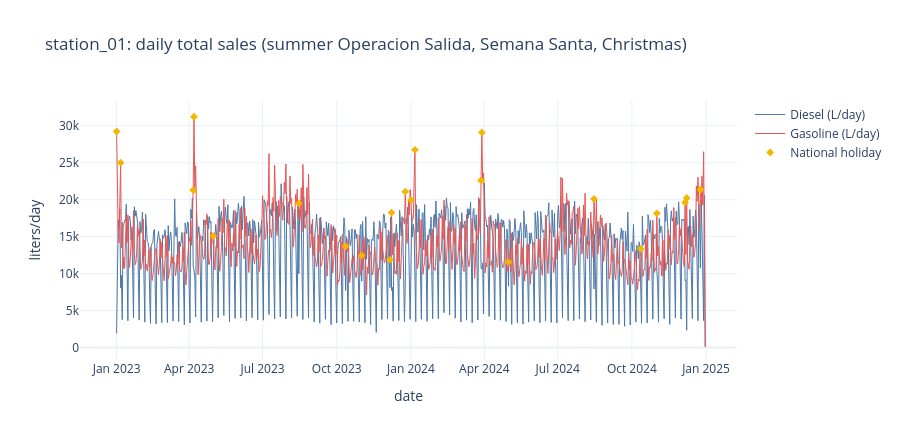

Notebook code cell kept with this figure:
### Markdown cell above
**Yearly seasonality.** Aggregating to daily totals exposes the Spanish
calendar: the summer "Operacion Salida" travel surge, the Semana Santa window,
and Christmas. National holidays are overlaid as markers.

### Code cell
# Daily totals across the full range reveal the yearly seasonality: the summer
# "Operacion Salida" surge (July/August), Semana Santa, and the Christmas window.
daily = station.resample("D").agg(
    diesel=("liters_diesel_sold", "sum"),
    gasoline=("liters_gasoline_sold", "sum"),
    is_holiday=("is_national_holiday", "max"),
)
holidays = daily.index[daily["is_holiday"] == 1]

fig3 = go.Figure()
fig3.add_trace(go.Scatter(
    x=daily.index, y=daily["diesel"], name="Diesel (L/day)",
    line=dict(color="#4c78a8", width=1),
))
fig3.add_trace(go.Scatter(
    x=daily.index, y=daily["gasoline"], name="Gasoline (L/day)",
    line=dict(color="#e45756", width=1),
))
fig3.add_trace(go.Scatter(
    x=holidays, y=daily.loc[holidays, "gasoline"], mode="markers",
    name="National holiday",
    marker=dict(color="#f2b701", size=6, symbol="diamond"),
))
fig3.update_layout(
    title=f"{sid}: daily total sales (summer Operacion Salida, Semana Santa, Christmas)",
    xaxis_title="date", yaxis_title="liters/day",
    template="plotly_white", hovermode="x unified", height=440,
)
fig3.show()

### Figure 1 — Plotly figure (JSON) as saved in the notebook; plotly's stock layout.template omitted (floating-point values rounded to 4 significant figures; data arrays with more than 128 entries replaced by an {"elided": "..."} marker saying what was removed)
{"data": [{"line": {"color": "#4c78a8", "width": 1}, "name": "Diesel (L/day)", "type": "scatter", "x": {"elided": "731 str values"}, "y": {"elided": "731 float values"}}, {"line": {"color": "#e45756", "width": 1}, "name": "Gasoline (L/day)", "type": "scatter", "x": {"elided": "731 str values"}, "y": {"elided": "731 float values"}}, {"marker": {"color": "#f2b701", "size": 6, "symbol": "diamond"}, "mode": "markers", "name": "National holiday", "type": "scatter", "x": ["2023-01-01T00:00:00.000000000", "2023-01-06T00:00:00.000000000", "2023-04-06T00:00:00.000000000", "2023-04-07T00:00:00.000000000", "2023-05-01T00:00:00.000000000", "2023-08-15T00:00:00.000000000", "2023-10-12T00:00:00.000000000", "2023-11-01T00:00:00.000000000", "2023-12-06T00:00:00.000000000", "2023-12-08T00:00:00.000000000", "2023-12-25T00:00:00.000000000", "2024-01-01T00:00:00.000000000", "2024-01-06T00:00:00.000000000", "2024-03-28T00:00:00.000000000", "2024-03-29T00:00:00.000000000", "2024-05-01T00:00:00.000000000", "2024-08-15T00:00:00.000000000", "2024-10-12T00:00:00.000000000", "2024-11-01T00:00:00.000000000", "2024-12-06T00:00:00.000000000", "2024-12-08T00:00:00.000000000", "2024-12-25T00:00:00.000000000"], "y": [29220.0, 25010.0, 21300.0, 31220.0, 15070.0, 19510.0, 13690.0, 12440.0, 11890.0, 18250.0, 21080.0, 19940.0, 26740.0, 22600.0, 29100.0, 11550.0, 20100.0, 13350.0, 18150.0, 19630.0, 20230.0, 21340.0]}], "layout": {"height": 440, "hovermode": "x unified", "title": {"text": "station_01: daily total sales (summer Operacion Salida, Semana Santa, Christmas)"}, "xaxis": {"title": {"text": "date"}}, "yaxis": {"title": {"text": "liters/day"}}}}
